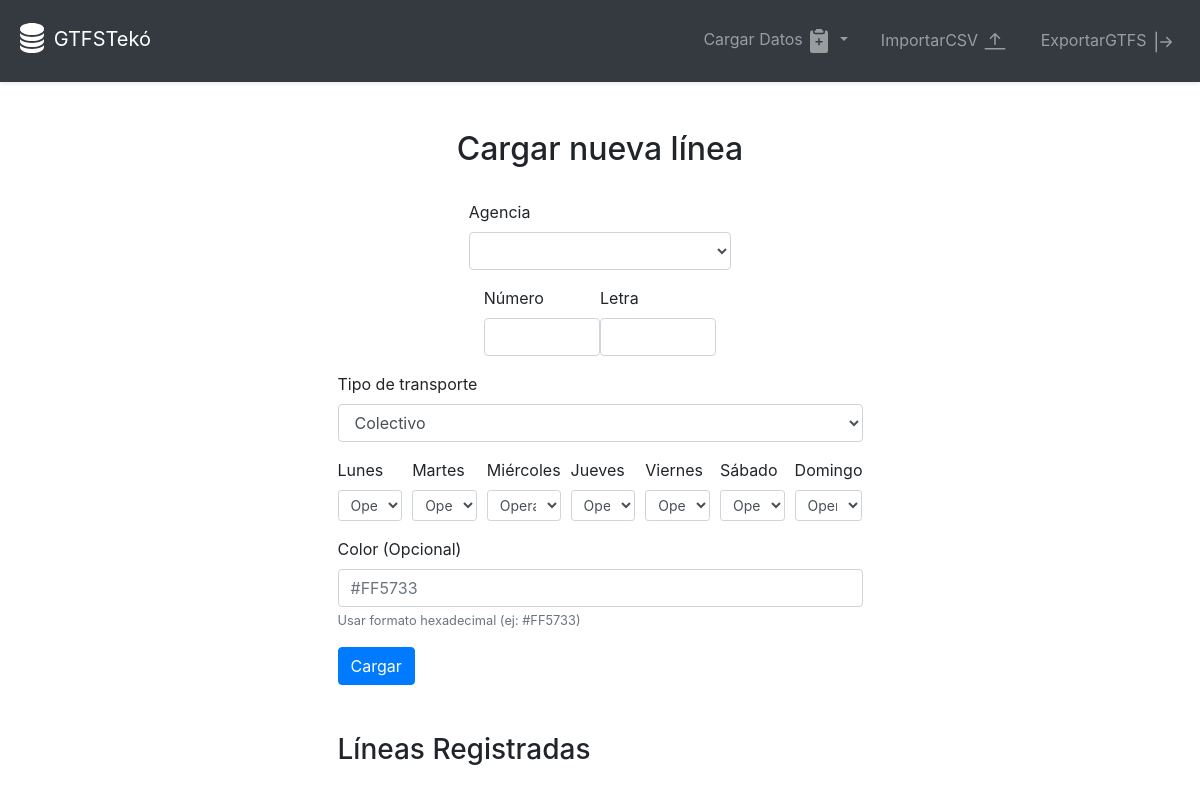
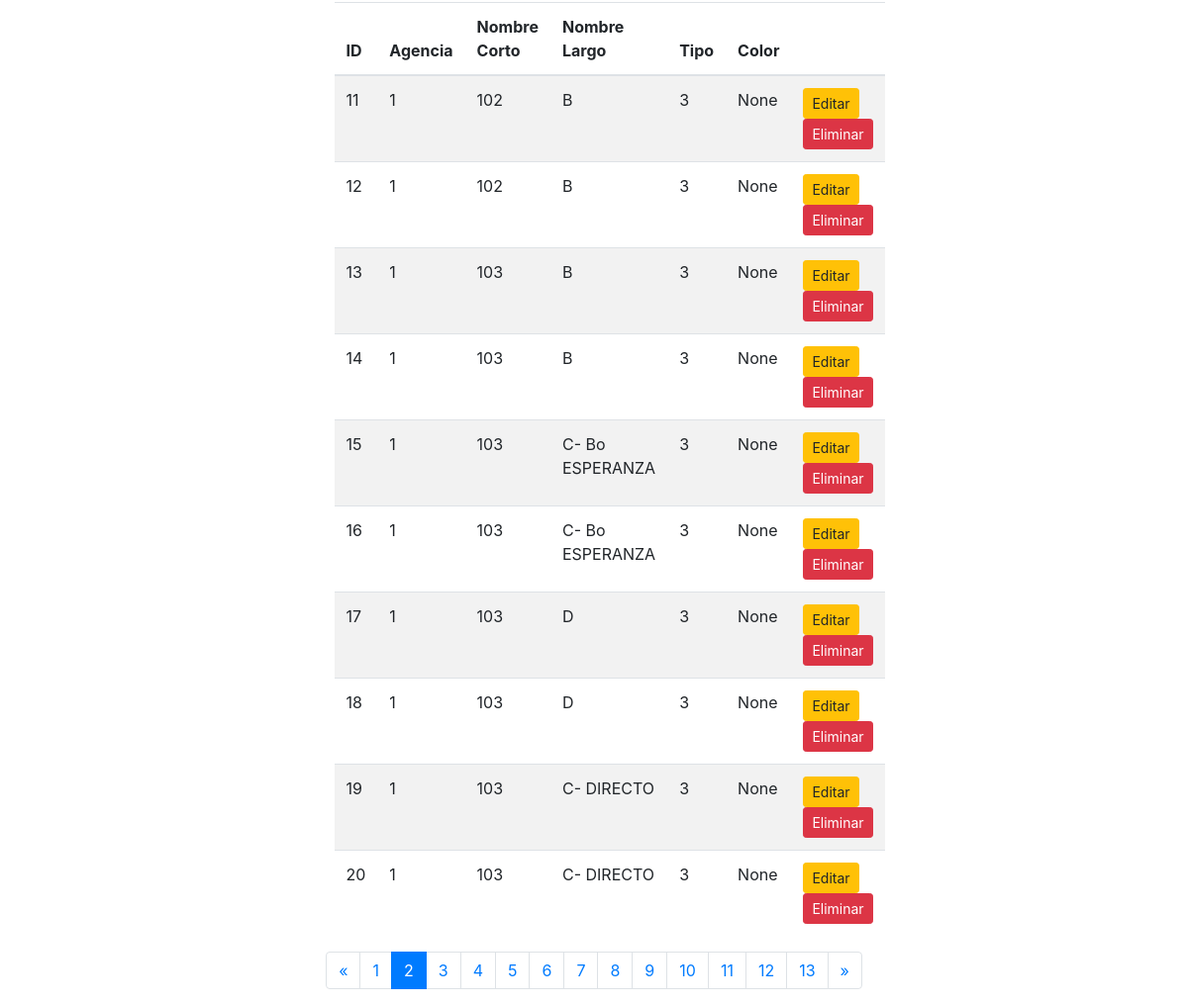
/route/cargar_routes?page=2, run on the app's committed database (2 pictures, top to bottom).
### models/models.py (models this page shows)
class Route(db.Model):
    route_id = db.Column(db.Integer, primary_key=True)
    agency_id = db.Column(db.Integer, db.ForeignKey('agency.agency_id'), nullable=False)
    route_short_name = db.Column(db.String(10), nullable=False)
    route_long_name = db.Column(db.String(100), nullable=False)
    route_type = db.Column(db.Integer, nullable=False)
    route_color = db.Column(db.String(6))

### routes/route_routes.py (the view, shortened to what this page needs)
@route_bp.route('/cargar_routes', methods=['GET', 'POST'])
def cargar_routes():
    agencies = Agency.query.all()
    page = request.args.get(get_page_parameter(), type=int, default=1)  # Get the current page
    per_page = 10  # Set the number of items per page
    routes = Route.query.paginate(page=page, per_page=per_page)  # Paginate routes
    pagination = Pagination(page=page, total=routes.total, search=False, record_name='routes', per_page=per_page)
    return render_template('cargar_routes.html', agencies=agencies, routes=routes.items, pagination=pagination, current_page=page, total_pages=routes.pages)

### templates/cargar_routes.html (shortened to what this page needs)
{% extends "base.html" %}
{% block content %}
<div class="container mt-5 d-flex justify-content-center w-50 flex-column">
    <h2 class="text-center">Cargar nueva línea</h2>
    <form method="POST" class="mt-4">
        <div class="d-flex justify-content-center">
        <div class="form-group w-50">
            <label for="agency_id">Agencia</label>
            <select class="form-control" id="agency_id" name="agency_id" required>
            </select>
        </div>
    </div>
        <div class="container d-flex justify-content-center w-50">
        <div class="form-group">
            <label for="route_short_name">Número</label>
            <input type="text" class="form-control" id="route_short_name" name="route_short_name" required>
        </div>
        <div class="form-group">
            <label for="route_long_name">Letra</label>
            <input type="text" class="form-control" id="route_long_name" name="route_long_name" required>
        </div>
    </div>
    <div class="d-flex justify-content-center flex-column">
        <div class="form-group">
            <label for="route_type">Tipo de transporte</label>
            <select class="form-control" id="route_type" name="route_type" required>
                <option value="3">Colectivo</option>
            </select>
        </div>
        <div class="form-row">
            {% for day in ['lunes', 'martes', 'miércoles', 'jueves', 'viernes', 'sábado', 'domingo'] %}
            <div class="form-group col">
                <label for="{{ day }}">{{ day|capitalize }}</label>
                <select class="form-control form-control-sm" id="{{ day }}" name="{{ day }}" required>
                    <option value="1" selected>Operativo</option>
                </select>
            </div>
            {% endfor %}
        </div>
        <div class="form-group">
            <label for="route_color">Color (Opcional)</label>
            <input type="text" class="form-control" id="route_color" name="route_color" placeholder="#FF5733" maxlength="7">
            <small class="form-text text-muted">Usar formato hexadecimal (ej: #FF5733)</small>
        </div>
    </div>
        <button type="submit" class="btn btn-primary">Cargar</button>
    </form>
    <h3 class="mt-5">Líneas Registradas</h3>
    <table class="table table-striped mt-3">
        <thead>
            <tr>
                <th>ID</th>
                <th>Agencia</th>
                <th>Nombre Corto</th>
                <th>Nombre Largo</th>
                <th>Tipo</th>
                <th>Color</th>
                <th></th>
            </tr>
        </thead>
        <tbody>
            {% for route in routes %}
                <tr>
                    <td>{{ route.route_id }}</td>
                    <td>{{ route.agency_id }}</td>
                    <td>{{ route.route_short_name }}</td>
                    <td>{{ route.route_long_name }}</td>
                    <td>{{ route.route_type }}</td>
                    <td>{{ route.route_color }}</td>
                    <td>
                        <button type="button" class="btn btn-warning btn-sm" data-toggle="modal" data-target="#editModal{{ route.route_id }}">
                            Editar
                        </button>
                        <form method="POST" action="{{ url_for('route.delete_route', route_id=route.route_id) }}" onsubmit="return confirm('¿Estás seguro de que deseas eliminar esta ruta?');">
                            <button type="submit" class="btn btn-danger btn-sm">Eliminar</button>
                        </form>
                    </td>
                </tr>
            {% endfor %}
        </tbody>
    </table>
    <nav aria-label="Page navigation">
        <ul class="pagination justify-content-center">
            {% if current_page > 1 %}
                <li class="page-item">
                    <a class="page-link" href="{{ url_for('route.cargar_routes', page=current_page - 1) }}" aria-label="Previous">
                        <span aria-hidden="true">&laquo;</span>
                    </a>
                </li>
            {% endif %}
            {% for page_num in range(1, total_pages + 1) %}
                <li class="page-item {% if page_num == current_page %}active{% endif %}">
                    <a class="page-link" href="{{ url_for('route.cargar_routes', page=page_num) }}">{{ page_num }}</a>
                </li>
            {% endfor %}
            {% if current_page < total_pages %}
                <li class="page-item">
                    <a class="page-link" href="{{ url_for('route.cargar_routes', page=current_page + 1) }}" aria-label="Next">
                        <span aria-hidden="true">&raquo;</span>
                    </a>
                </li>
            {% endif %}
        </ul>
    </nav>
</div>
{% endblock %}

### data on the page
Route: route_id "11", agency_id "1", route_short_name "102", route_long_name "B", route_type "3", route_color "None"
Route: route_id "12", agency_id "1", route_short_name "102", route_long_name "B", route_type "3", route_color "None"
Route: route_id "13", agency_id "1", route_short_name "103", route_long_name "B", route_type "3", route_color "None"
Route: route_id "14", agency_id "1", route_short_name "103", route_long_name "B", route_type "3", route_color "None"
Route: route_id "15", agency_id "1", route_short_name "103", route_long_name "C- Bo ESPERANZA", route_type "3", route_color "None"
Route: route_id "16", agency_id "1", route_short_name "103", route_long_name "C- Bo ESPERANZA", route_type "3", route_color "None"
Route: route_id "17", agency_id "1", route_short_name "103", route_long_name "D", route_type "3", route_color "None"
Route: route_id "18", agency_id "1", route_short_name "103", route_long_name "D", route_type "3", route_color "None"
Route: route_id "19", agency_id "1", route_short_name "103", route_long_name "C- DIRECTO", route_type "3", route_color "None"
Route: route_id "20", agency_id "1", route_short_name "103", route_long_name "C- DIRECTO", route_type "3", route_color "None"

### other printed values
{{ day|capitalize }} "Lunes" "Martes" "Miércoles" "Jueves" "Viernes" "Sábado" "Domingo"
{{ page_num }} "1" "2" "3" "4" "5" "6" "7" "8" "9" "10" "11" "12" "13"
